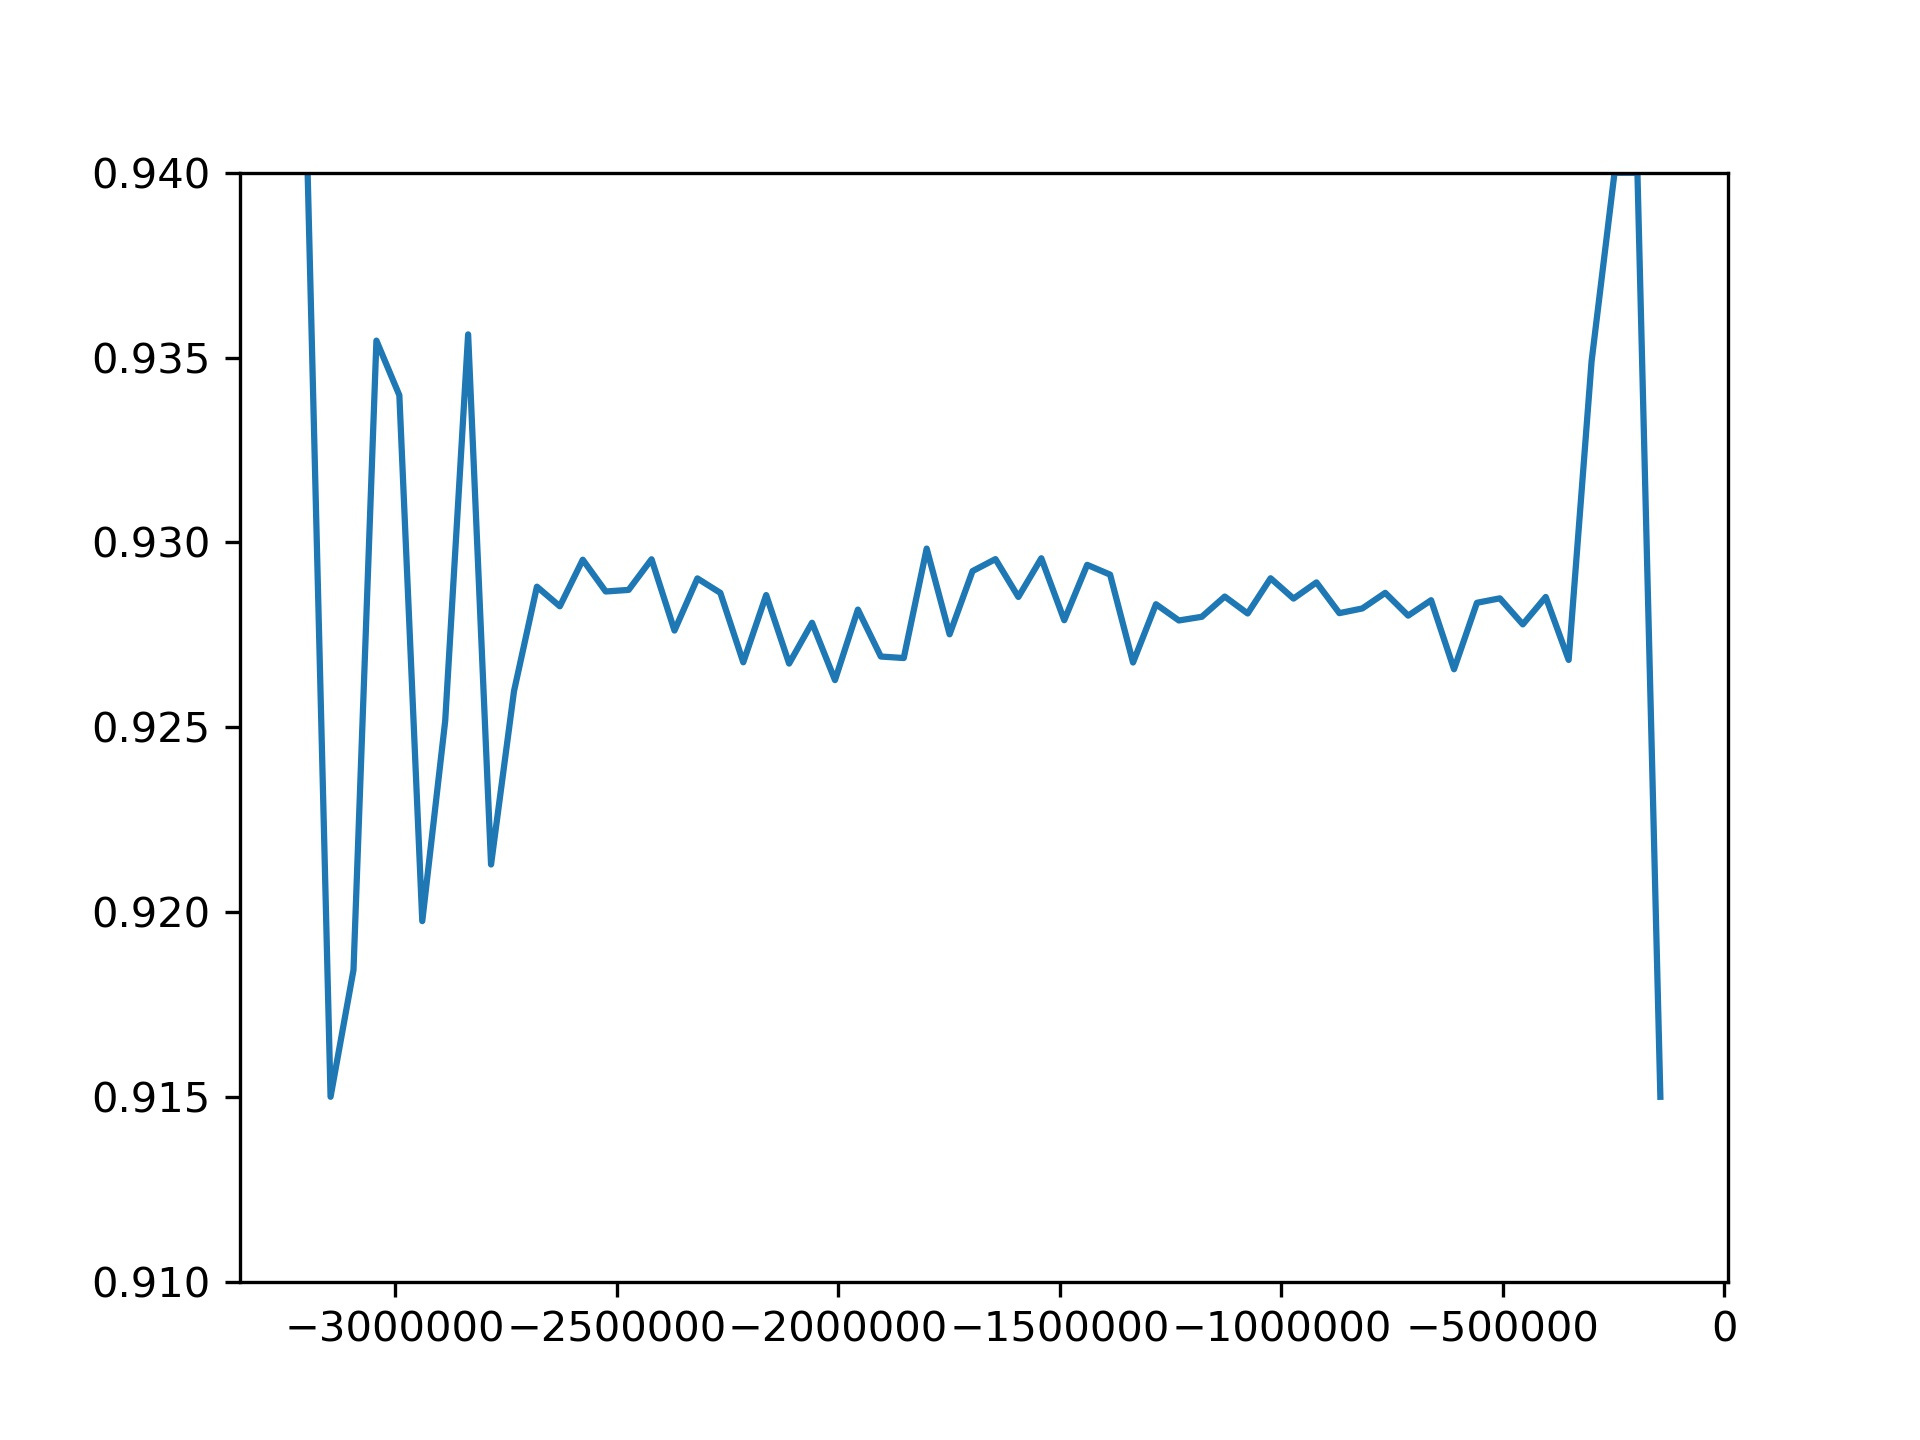

Write the Python code that produced this figure.
import os

import matplotlib.pyplot as plt
import numpy as np


def bins_to_avg(bins):
    avgs = np.zeros(len(bins) - 1)
    for i, _ in enumerate(bins):
        if i == len(bins) - 1:
            break
        avgs[i] = (bins[i] + bins[i + 1]) / 2
    return avgs


def main():
    path = '//nas.ads.mwn.de/TUZE/wsi/e24/ReinhardLab/data_setup_nv1/190221_d06_phase_oscillation_2/phase_oscillation_001'

    bins = np.loadtxt(os.path.join(path, 'bins.txt'))
    i_bins = bins_to_avg(bins)
    zs = np.loadtxt(os.path.join(path, 'zs.txt'))
    for i, entry in enumerate(zs):
        maxi = 0.94
        if entry > maxi:
            zs[i] = maxi
    for i, entry in enumerate(zs):
        mini = 0.915
        if entry < mini:
            zs[i] = mini
    plt.close('all')
    plt.plot(i_bins, zs)
    plt.ylim((0.91, 0.94))
    plt.savefig('z_vs_i.jpg', dpi=300)

    # freqs = np.fft.rfftfreq(len(bins), bins[-1] - bins[-2])
    ft_zs = np.fft.rfft(np.trim_zeros(zs))

    plt.close('all')
    plt.plot(abs(ft_zs[1:]))
    plt.savefig('z_vs_i_fft.jpg', dpi=300)


if __name__ == '__main__':
    main()
